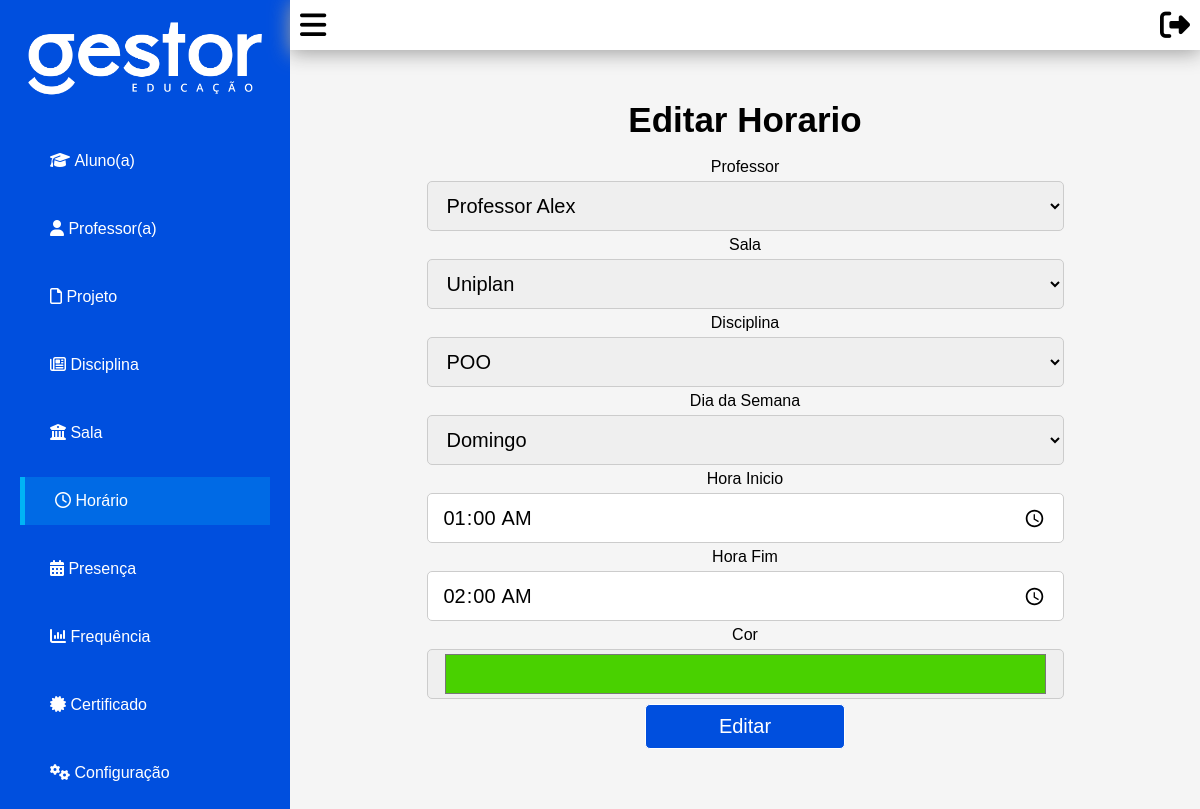
The page /horario/editar?id=11 on the database its author committed.
### tables this page shows
CREATE TABLE `horario` (
  `id` int NOT NULL,
  `cod_usuario` int NOT NULL,
  `cod_sala` int NOT NULL,
  `cod_disciplina` int NOT NULL,
  `dia_semana` int NOT NULL,
  `hora_inicio` time NOT NULL,
  `hora_fim` time NOT NULL,
  `cor` varchar(255) NOT NULL
);

CREATE TABLE `usuario` (
  `id` int NOT NULL,
  `nome` varchar(255) NOT NULL,
  `data_nascimento` date DEFAULT NULL,
  `rg` varchar(9) DEFAULT NULL,
  `cpf` bigint DEFAULT NULL,
  `rua` varchar(255) DEFAULT NULL,
  `numero` int DEFAULT NULL,
  `bairro` varchar(255) DEFAULT NULL,
  `cidade` varchar(255) DEFAULT NULL,
  `estado` varchar(255) DEFAULT NULL,
  `telefone` bigint DEFAULT NULL,
  `email` varchar(255) DEFAULT NULL,
  `senha` varchar(255) DEFAULT NULL,
  `data_inscricao` varchar(255) NOT NULL
);

### core/autoload.php (called while the page is built, shortened)
<?php
spl_autoload_register(function ($className) {
    $projectRoot = dirname(__DIR__);
    $baseDirs = [
        $projectRoot . '/core/router/',
        $projectRoot . '/core/controller/',
        $projectRoot . '/core/database/',
        $projectRoot . '/src/controller/',
        $projectRoot . '/src/model/',
    ];
    foreach ($baseDirs as $baseDir) {
        $file = $baseDir . $className . '.php';
        if (file_exists($file)) {
            return;
        }
    }
    throw new Exception("Classe '{$className}' não encontrada no autoload.");
});

### core/database/Connection.php (called while the page is built, shortened)
<?php
class Connection
{
    private $bd;
    public function __construct()
    {
        $this->username = $_ENV['DATABASE_USERNAME'];
        $this->password = $_ENV['DATABASE_PASSWORD'];
        $this->host     = $_ENV['DATABASE_HOST'];
        $this->port     = $_ENV['DATABASE_PORT'];
        $this->dataBase = $_ENV['DATABASE_NAME'];
        try {
            $this->bd = new PDO('mysql:host=' . $this->host . ';port=' . $this->port . ';dbname=' . $this->dataBase, $this->username, $this->password);
            $this->bd->setAttribute(PDO::ATTR_ERRMODE, PDO::ERRMODE_EXCEPTION);
        } catch (PDOException $err) {
            die('Database connection failed: ' . $err->getMessage());
        }
    }
    public function getConnection(): PDO
    {
        return $this->bd;
    }
}

### core/database/Model.php (called while the page is built, shortened)
<?php
class Model
{
    protected $connection;
    protected $table;
    public function __construct()
    {
        $Connection = new Connection;
        $this->connection = $Connection->getConnection();
    }
    function read($conditions = [])
    {
        $query = "SELECT * FROM {$this->table}";
        $sql = $this->connection->prepare($query);
        $sql->execute($conditions);
        return $sql->fetchAll(PDO::FETCH_ASSOC);
    }
}

### src/controller/UsuarioController.php (called while the page is built, shortened)
<?php
    class UsuarioController extends Controller{
        function buscarPorGrupos($grupos){
            $usuario = new Usuario();
            $usuarios = $usuario->buscarPorGrupos($grupos);
            return json_encode([
                "access" => true,
                "usuarios" => $usuarios
            ]);
        }
    }
?>

### src/model/Usuario.php (called while the page is built, shortened)
<?php
    class Usuario extends Model{
        function buscarPorGrupos($grupos = []){
            $sql = "
                SELECT usuario.*
                FROM usuario
                LEFT JOIN usuario_grupo ON usuario.id = usuario_grupo.cod_usuario
                WHERE usuario_grupo.cod_grupo in (". implode(',', $grupos) .");
            ";
            $buscar = $this->connection->prepare($sql);
            $buscar->execute();
            return $buscar->fetchAll(PDO::FETCH_ASSOC);
        }
    }
?>

### src/controller/HorarioController.php (called while the page is built, shortened)
<?php
    class HorarioController extends Controller{
        function buscar($post){
            $Horario = new Horario();
            $Horario->id = $post['id'];
            $buscar = $Horario->buscar();
            if(!empty($buscar)){
                return json_encode([
                    "access" => true,
                    "horario" => $buscar,
                ]);
            } else {
                return json_encode([
                    "access" => false,
                    "message" => "Sala não encontrado"
                ]);
            }
        }
    }
?>

### src/model/Horario.php (called while the page is built, shortened)
<?php
    class Horario extends Model{
        public $id;
        function buscar(){
            $sql = "
                SELECT horario.*, sala.nome as sala_nome, usuario.nome as usuario_nome
                FROM horario
                LEFT JOIN sala ON sala.id = horario.cod_sala
                LEFT JOIN disciplina ON disciplina.id = horario.cod_disciplina
                LEFT JOIN usuario ON usuario.id = horario.cod_usuario
                WHERE horario.id = :id
                ORDER BY hora_inicio ASC
            ";
            $get =  $this->connection->prepare($sql);
            $get->execute([
                ':id' => $this->id,
            ]);
            return $get->fetch(PDO::FETCH_ASSOC);
        }
    }
?>

### src/controller/SalaController.php (called while the page is built, shortened)
<?php
    class SalaController extends Controller{
        function buscarTodos(){
            $Sala = new Sala();
            $Salas = $Sala->read();
            return json_encode([
                "access" => true,
                "salas" => $Salas
            ]);
        }
    }
?>

### src/controller/DisciplinaController.php (called while the page is built, shortened)
<?php
    class DisciplinaController extends Controller{
        function buscarTodos(){
            $Disciplina = new Disciplina();
            $Disciplinas = $Disciplina->read();
            return json_encode([
                "access" => true,
                "disciplinas" => $Disciplinas
            ]);
        }
    }
?>

### public/view/horario/editar.php (the view, shortened to what this page needs)
<head>
    <link href="/public/view/horario/styles.css" rel="stylesheet">
</head>
<?php include_once($_SERVER['DOCUMENT_ROOT'].'/public/head.php')?>
<div class="grid-content grid-container">
    <?php include_once($_SERVER['DOCUMENT_ROOT'].'/public/menu.php')?>
    <div class="grid-item-content">
		<?php include_once($_SERVER['DOCUMENT_ROOT'].'/public/top.php')?>
		<label class="title">Editar Horario</label>
		<br>
		<br>
		<?php
			$HorarioController = new HorarioController();
			$HorarioController = json_decode($HorarioController->buscar(['id' => $_GET['id']]));
			$horario = $HorarioController->horario;
		?>
		<form id="editar">
			<label>Professor</label>
			<br>
			<?php
                $UsuarioController = new UsuarioController();
                $usuarios = json_decode($UsuarioController->buscarPorGrupos([2]))->usuarios;
            ?>
			<select class='input' id="cod_usuario" name="cod_usuario" required>
				<?php foreach ($usuarios as $usuario) { ?>
					<option
						value="<?php echo $usuario->id ?>"
						<?php echo $horario->cod_usuario == $usuario->id ? "selected" : "" ?>
					>
						<?php echo $usuario->nome ?>
					</option>
				<?php } ?>
			</select>
			<br>
            <label>Sala</label>
			<br>
            <?php
                $SalaControler = new SalaController();
                $salas = json_decode($SalaControler->buscarTodos())->salas;
            ?>
			<select class='input' id="cod_sala" name="cod_sala" required>
				<?php foreach ($salas as $sala) { ?>
					<option
						value="<?php echo $sala->id ?>"
						<?php echo $horario->cod_sala == $sala->id ? "selected" : "" ?>
					>
						<?php echo $sala->nome ?></option>
				<?php } ?>
			</select>
			<br>
			<label>Disciplina</label>
			<br>
            <?php
                $DisciplinaController = new DisciplinaController();
                $disciplinas = json_decode($DisciplinaController->buscarTodos())->disciplinas;
            ?>
			<select class='input' id="cod_disciplina" name="cod_disciplina" required>
				<?php foreach ($disciplinas as $disciplina) { ?>
					<option value="<?php echo $disciplina->id ?>"><?php echo $disciplina->nome ?></option>
				<?php } ?>
			</select>
			<br>
            <label>Dia da Semana</label>
			<br>
            <select class='input' id="dia_semana" name="dia_semana" required>
				<option value="1" <?php echo $horario->dia_semana == 1 ? "selected" : "" ?>>Domingo</option>
			</select>
			<br>
            <label>Hora Inicio</label>
			<br>
            <input class='input' id="hora_inicio" name="hora_inicio" type="time" value="<?php echo $horario->hora_inicio ?>" required>
            <br>
            <label>Hora Fim</label>
			<br>
            <input class='input' id="hora_fim" name="hora_fim" type="time" value="<?php echo $horario->hora_fim ?>" required>
            <br>
            <label>Cor</label>
			<br>
            <input class='input' id="cor" name="cor" type="color" value="<?php echo $horario->cor ?>"required>
            <br>
			<input class='button editar' type="submit" value="Editar">
		</form>
</div>

### public/css/global.css (style rules this page uses)
* { margin: 0; padding:0; }
.title { font-weight: bold; }
.input { border-radius: 5px; margin-top: 5px; margin-bottom: 5px; width: 70%; height: 50px; border: solid 1px #ccc ; font-size: 20px; padding-left: 15px; padding-right: 15px; }
.button { background-color: #004fde; color:#ffffff; border: solid 1px #ffffff; border-radius: 5px; font-size: 20px; padding: 10px; padding-left: 15px; padding-right: 15px; width: 200px; }
.grid-item-content { text-align: center; }
a, p, label, option, input, td, tr { font-family:Arial, Helvetica, sans-serif; }
@media (min-width: 800px) { .grid-container { display: grid; grid-template-columns: 290px auto ; height: 100%; } }
@media (min-width: 800px) { .title { font-size: 35px; } }

### rows shown on the page
horario: cod_usuario "Professor Alex", cod_sala "Uniplan", dia_semana "Domingo", hora_inicio "01:00:00", hora_fim "02:00:00", cor "#49d100"

### other values the page prints
form field cod_disciplina "POO"
